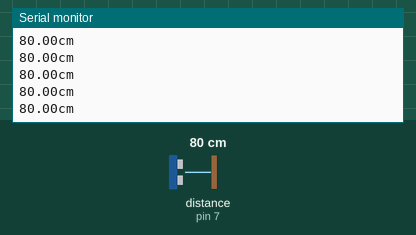
Simulated run of this sketch. Board: Arduino Uno, built with avr-gcc and run on an emulated ATmega328P. Shown: the last lines printed to the serial monitor. The inputs (shaded band) are chosen by the test bench; at power-on: distance to the obstacle (sensor on pin 7) 80 cm. The echo pulse lasts 58.3 µs per cm.

Above: at 1.2 s.
1.3 s: distance to the obstacle (sensor on pin 7) set to 2 cm
At 1.38 s:
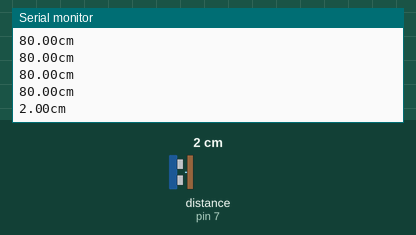
2.8 s: distance to the obstacle (sensor on pin 7) set to 250 cm
At 2.9 s:
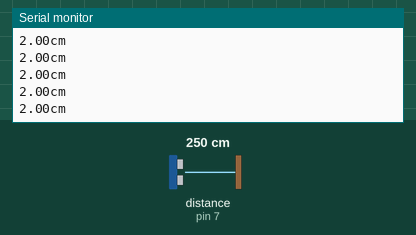
Timing chart, 0 to 5.8 s (numbered marks = the images above; inputs shaded):
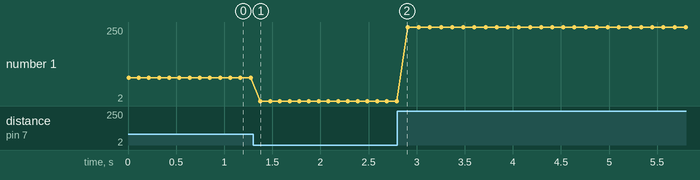

Measured:
- after the input at 1.3 s, the serial monitor: prints a new line after 0.08 s (image 1)
- plotted number 1: 80 → 2 after the input at 1.3 s, 2 → 250 after the input at 2.8 s

The sketch:

Ultrassonico.ino
```cpp
#include <Ultrasonic.h>
 Ultrasonic ultrassom(8,7);
//trigger, echo
float distancia;

 void setup() {
 Serial.begin(9600);

 }

 void loop()
 {
   distancia = ultrassom.Ranging(CM);//e polegadas INC
   Serial.print(distancia);
   Serial.println("cm");
   delay(100);
 }
```
